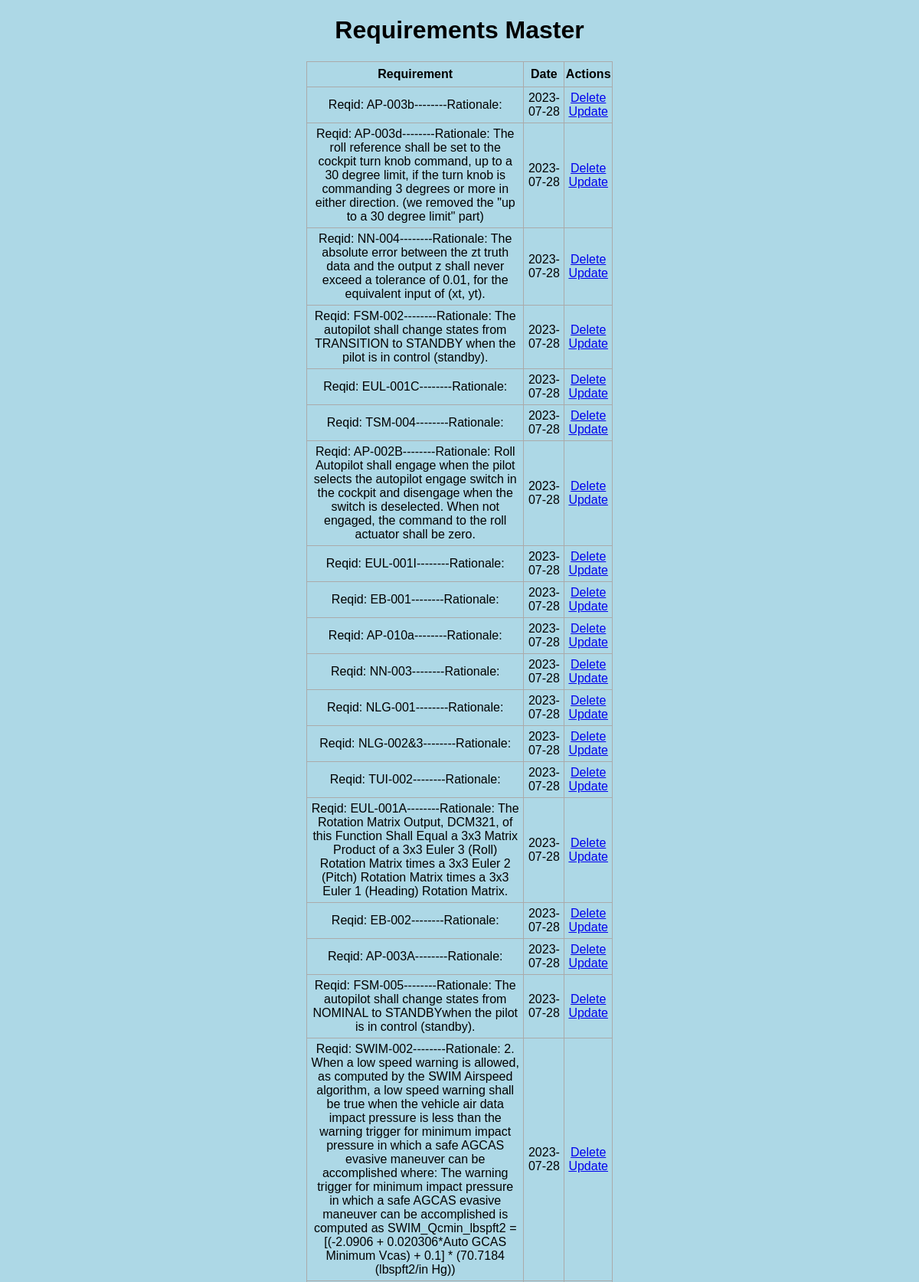
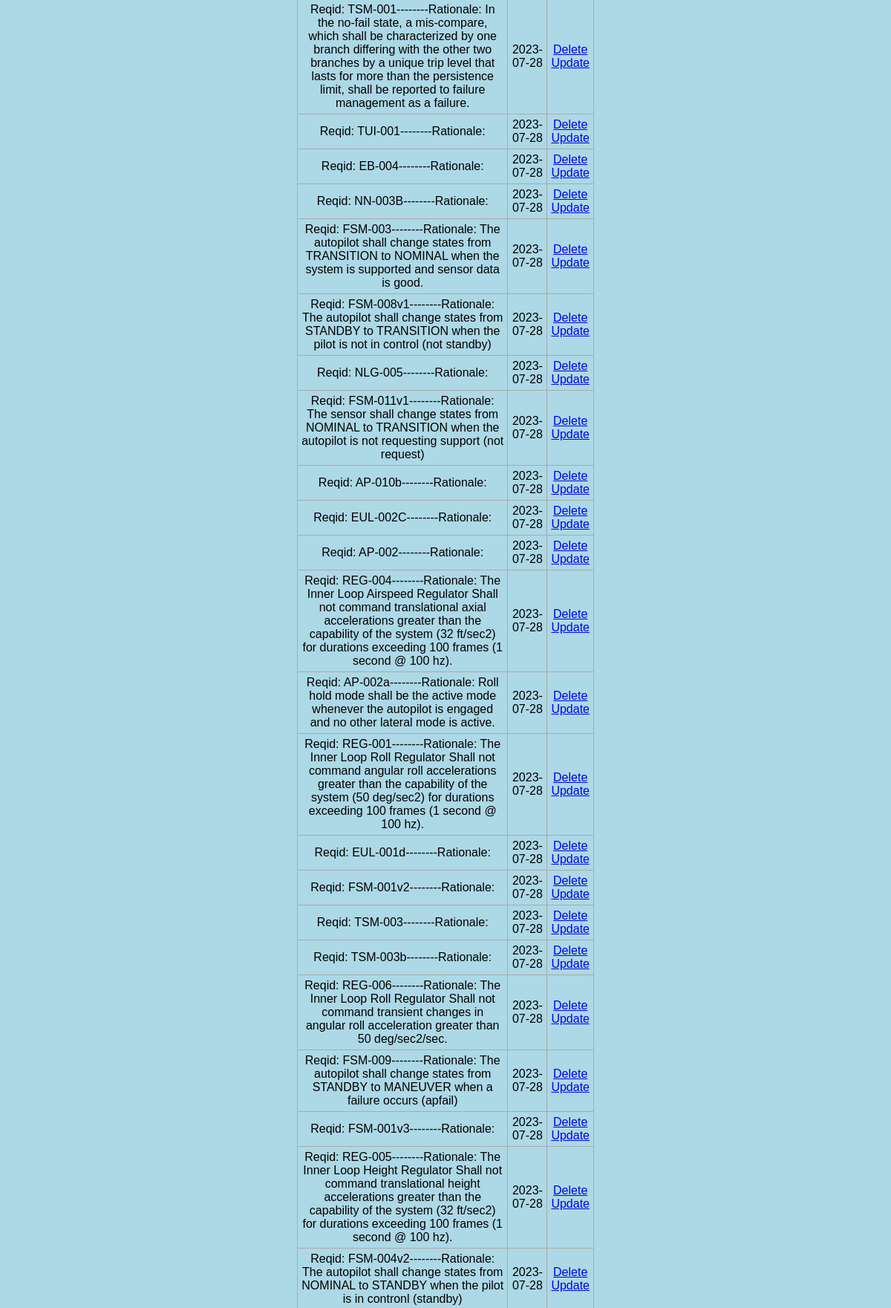
The page / (upper part) on the database its author committed (2 pictures, top to bottom).
### app.py (models this page shows, shortened)
class Todo(db.Model):
    id = db.Column(db.Integer, primary_key=True)
    content = db.Column(db.String(200), nullable=False)
    date_created = db.Column(db.DateTime, default=datetime.utcnow)

### app.py (the view)
@app.route('/', methods=['POST', 'GET'])
def index():
    if request.method == 'POST':
        task_content = request.form['content']
        new_task = Todo(content=task_content)
        try:
            db.session.add(new_task)
            db.session.commit()
            return redirect('/')
        except:
            return 'There was an issue adding your task'
    else:
        tasks = Todo.query.order_by(Todo.date_created).all()
        form = FileUploadForm()
        return render_template('index.html', tasks=tasks, form=form)

### templates/index.html (shortened to what this page needs)
{% extends 'base.html' %}
{% block body %}
<div class="content">
    <h1 style="text-align: center">Requirements Master</h1>
    {% if tasks|length < 1 %}
    <h4 style="text-align: center">There are no tasks. Create one below!</h4>
    {% else %}
    <table>
        <tr>
            <th>Requirement</th>
            <th>Date</th>
            <th>Actions</th>
        </tr>
        {% for task in tasks %}
            <tr>
                <td>{{ task.content }}</td>
                <td>{{ task.date_created.date() }}</td>
                <td>
                    <a href="/delete/{{task.id}}">Delete</a>
                    <br>
                    <a href="/update/{{task.id}}">Update</a>
                </td>
            </tr>
        {% endfor %}
    </table>
    {% endif %}
</div>
{% endblock %}

### templates/base.html (shortened to what this page needs)
<!DOCTYPE html>
<html lang="en">
<head>
    <link rel="stylesheet" href="{{ url_for('static', filename='css/main.css') }}">
</head>
<body>
    {% block body %}{% endblock %}
</body>
</html>

### static/css/main.css (style rules this page uses)
body, html { margin: 0; font-family: sans-serif; background-color: lightblue; }
.content { margin: 0 auto; width: 400px; }
table, td, th { border: 1px solid #aaa; }
table { border-collapse: collapse; width: 100%; }
th { height: 30px; }
td { text-align: center; padding: 5px; }

### rows shown on the page
Todo: content "Reqid: AP-003b--------Rationale:", date_created "2023-07-28"
Todo: content "Reqid: AP-003d--------Rationale: The roll reference shall be set to the cockpit turn knob command, up to a 30 degree limit, if the turn knob is commanding 3 degrees or more in either direction. (we removed the \"up to a 30 degree limit\" part)", date_created "2023-07-28"
Todo: content "Reqid: NN-004--------Rationale: The absolute error between the zt truth data and the output z shall never exceed a tolerance of 0.01, for the equivalent input of (xt, yt).", date_created "2023-07-28"
Todo: content "Reqid: FSM-002--------Rationale: The autopilot shall change states from TRANSITION to STANDBY when the pilot is in control (standby).", date_created "2023-07-28"
Todo: content "Reqid: EUL-001C--------Rationale:", date_created "2023-07-28"
Todo: content "Reqid: TSM-004--------Rationale:", date_created "2023-07-28"
Todo: content "Reqid: AP-002B--------Rationale: Roll Autopilot shall engage when the pilot selects the autopilot engage switch in the cockpit and disengage when the switch is deselected. When not engaged, the command to the roll actuator shall be zero.", date_created "2023-07-28"
Todo: content "Reqid: EUL-001I--------Rationale:", date_created "2023-07-28"
Todo: content "Reqid: EB-001--------Rationale:", date_created "2023-07-28"
Todo: content "Reqid: AP-010a--------Rationale:", date_created "2023-07-28"
Todo: content "Reqid: NN-003--------Rationale:", date_created "2023-07-28"
Todo: content "Reqid: NLG-001--------Rationale:", date_created "2023-07-28"
Todo: content "Reqid: NLG-002&3--------Rationale:", date_created "2023-07-28"
Todo: content "Reqid: TUI-002--------Rationale:", date_created "2023-07-28"
Todo: content "Reqid: EUL-001A--------Rationale: The Rotation Matrix Output, DCM321, of this Function Shall Equal a 3x3 Matrix Product of a 3x3 Euler 3 (Roll) Rotation Matrix times a 3x3 Euler 2 (Pitch) Rotation Matrix times a 3x3 Euler 1 (Heading) Rotation Matrix.", date_created "2023-07-28"
Todo: content "Reqid: EB-002--------Rationale:", date_created "2023-07-28"
Todo: content "Reqid: AP-003A--------Rationale:", date_created "2023-07-28"
Todo: content "Reqid: FSM-005--------Rationale: The autopilot shall change states from NOMINAL to STANDBYwhen the pilot is in control (standby).", date_created "2023-07-28"
Todo: content "Reqid: SWIM-002--------Rationale: 2. When a low speed warning is allowed, as computed by the SWIM Airspeed algorithm, a low speed warning shall be true when the vehicle air data impact pressure is less than the warning trigger for minimum impact pressure in which a safe AGCAS evasive maneuver can be accomplished where: The warning trigger for minimum impact pressure in which a safe AGCAS evasive maneuver can be accomplished is computed as SWIM_Qcmin_lbspft2 = [(-2.0906 + 0.020306*Auto GCAS Minimum Vcas) + 0.1] * (70.7184 (lbspft2/in Hg))", date_created "2023-07-28"
Todo: content "Reqid: TSM-001--------Rationale: In the no-fail state, a mis-compare, which shall be characterized by one branch differing with the other two branches by a unique trip level that lasts for more than the persistence limit, shall be reported to failure management as a failure.", date_created "2023-07-28"
Todo: content "Reqid: TUI-001--------Rationale:", date_created "2023-07-28"
Todo: content "Reqid: EB-004--------Rationale:", date_created "2023-07-28"
Todo: content "Reqid: NN-003B--------Rationale:", date_created "2023-07-28"
Todo: content "Reqid: FSM-003--------Rationale: The autopilot shall change states from TRANSITION to NOMINAL when the system is supported and sensor data is good.", date_created "2023-07-28"
Todo: content "Reqid: FSM-008v1--------Rationale: The autopilot shall change states from STANDBY to TRANSITION when the pilot is not in control (not standby)", date_created "2023-07-28"
Todo: content "Reqid: NLG-005--------Rationale:", date_created "2023-07-28"
Todo: content "Reqid: FSM-011v1--------Rationale: The sensor shall change states from NOMINAL to TRANSITION when the autopilot is not requesting support (not request)", date_created "2023-07-28"
Todo: content "Reqid: AP-010b--------Rationale:", date_created "2023-07-28"
Todo: content "Reqid: EUL-002C--------Rationale:", date_created "2023-07-28"
Todo: content "Reqid: AP-002--------Rationale:", date_created "2023-07-28"
Todo: content "Reqid: REG-004--------Rationale: The Inner Loop Airspeed Regulator Shall not command translational axial accelerations greater than the capability of the system (32 ft/sec2) for durations exceeding 100 frames (1 second @ 100 hz).", date_created "2023-07-28"
Todo: content "Reqid: AP-002a--------Rationale: Roll hold mode shall be the active mode whenever the autopilot is engaged and no other lateral mode is active.", date_created "2023-07-28"
Todo: content "Reqid: REG-001--------Rationale: The Inner Loop Roll Regulator Shall not command angular roll accelerations greater than the capability of the system (50 deg/sec2) for durations exceeding 100 frames (1 second @ 100 hz).", date_created "2023-07-28"
Todo: content "Reqid: EUL-001d--------Rationale:", date_created "2023-07-28"
Todo: content "Reqid: FSM-001v2--------Rationale:", date_created "2023-07-28"
Todo: content "Reqid: TSM-003--------Rationale:", date_created "2023-07-28"
Todo: content "Reqid: TSM-003b--------Rationale:", date_created "2023-07-28"
Todo: content "Reqid: REG-006--------Rationale: The Inner Loop Roll Regulator Shall not command transient changes in angular roll acceleration greater than 50 deg/sec2/sec.", date_created "2023-07-28"
Todo: content "Reqid: FSM-009--------Rationale: The autopilot shall change states from STANDBY to MANEUVER when a failure occurs (apfail)", date_created "2023-07-28"
Todo: content "Reqid: FSM-001v3--------Rationale:", date_created "2023-07-28"
Todo: content "Reqid: REG-005--------Rationale: The Inner Loop Height Regulator Shall not command translational height accelerations greater than the capability of the system (32 ft/sec2) for durations exceeding 100 frames (1 second @ 100 hz).", date_created "2023-07-28"
Todo: content "Reqid: FSM-004v2--------Rationale: The autopilot shall change states from NOMINAL to STANDBY when the pilot is in contronl (standby)", date_created "2023-07-28"
